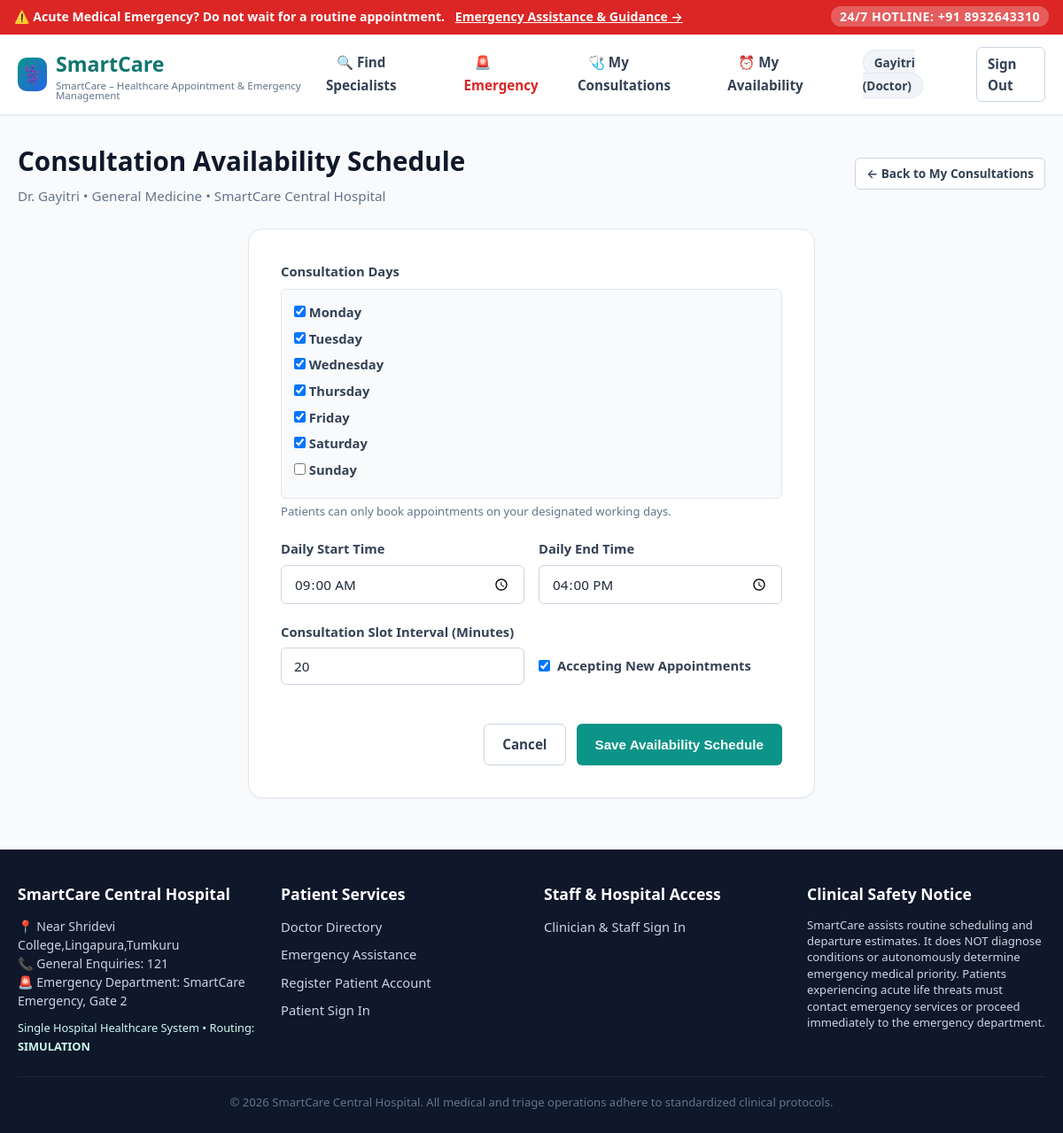
The app's page /doctor/availability/ (signed in) with its own data.
### core/models.py (models this page shows, shortened)
class User(AbstractUser):
    ROLE_CHOICES = (
        ('patient', 'Patient'),
        ('doctor', 'Doctor'),
        ('staff', 'Clinical Staff'),
        ('admin', 'Administrator'),
    )
    role = models.CharField(max_length=20, choices=ROLE_CHOICES, default='patient')
    contact_number = models.CharField(max_length=20, blank=True)
    @property
    def is_patient(self):
        return self.role == 'patient'
    @property
    def is_doctor(self):
        return self.role == 'doctor'
    @property
    def is_clinical_staff(self):
        return self.role in ['staff', 'admin'] or self.is_staff or self.is_superuser
    @property
    def is_admin(self):
        return self.role == 'admin' or self.is_staff or self.is_superuser

class DoctorProfile(models.Model):
    SPECIALIZATION_CHOICES = (
        ('General Medicine', 'General Medicine'),
        ('Cardiology', 'Cardiology'),
        ('Neurology', 'Neurology'),
        ('Dermatology', 'Dermatology'),
        ('Orthopedics', 'Orthopedics'),
        ('Pediatrics', 'Pediatrics'),
        ('Ophthalmology', 'Ophthalmology'),
        ('Gastroenterology', 'Gastroenterology'),
        ('Pulmonology', 'Pulmonology'),
        ('Emergency Medicine', 'Emergency Medicine'),
        ('ENT / Otorhinolaryngology', 'ENT / Otorhinolaryngology'),
        ('Psychiatry', 'Psychiatry'),
    )
    user = models.OneToOneField(User, on_delete=models.CASCADE, related_name='doctor_profile')
    specialization = models.CharField(max_length=100, choices=SPECIALIZATION_CHOICES, default='General Medicine')
    qualification = models.CharField(max_length=150)
    registration_number = models.CharField(max_length=50, unique=True)
    experience_years = models.PositiveIntegerField(default=1)
    hospital_name = models.CharField(max_length=150, default="SmartCare Central Hospital")
    hospital_address = models.CharField(max_length=255, default="100 Healthcare Blvd, Metro City")
    hospital_lat = models.FloatField(default=12.971598)
    hospital_lng = models.FloatField(default=77.594562)
    consultation_fee = models.DecimalField(max_digits=10, decimal_places=2, default=500.00)
    available_days = models.CharField(max_length=150, default="Mon,Tue,Wed,Thu,Fri", help_text="Comma-separated working days e.g. Mon,Tue,Wed,Thu,Fri")
    availability_summary = models.CharField(max_length=200, default="Mon - Fri, 09:00 AM - 05:00 PM")
    slot_duration_minutes = models.PositiveIntegerField(default=30)
    work_start_time = models.TimeField(default="09:00:00")
    work_end_time = models.TimeField(default="17:00:00")
    is_active = models.BooleanField(default=True, help_text="Active doctors are displayed in search and available for appointments")
    is_accepting_emergencies = models.BooleanField(default=True)
    created_at = models.DateTimeField(auto_now_add=True)
    updated_at = models.DateTimeField(auto_now=True)

### core/views.py (the view)
# urls.py: path('doctor/availability/', views.doctor_manage_availability_view, name='doctor_availability'),
@login_required
@doctor_required
def doctor_manage_availability_view(request):
    doctor = request.user.doctor_profile
    if request.method == 'POST':
        form = DoctorAvailabilityForm(request.POST, instance=doctor)
        if form.is_valid():
            form.save()
            messages.success(request, "Your consultation availability schedule has been updated.")
            return redirect('doctor_dashboard')
    else:
        form = DoctorAvailabilityForm(instance=doctor)
    return render(request, 'doctor_availability.html', {
        'form': form,
        'doctor': doctor
    })

### core/views.py (called while the page is built)
def doctor_required(view_func):
    @wraps(view_func)
    def _wrapped_view(request, *args, **kwargs):
        if not request.user.is_authenticated:
            return redirect('login')
        if not request.user.is_doctor:
            messages.error(request, "Access restricted: This area is reserved for medical clinicians.")
            return redirect('dashboard_redirect')
        return view_func(request, *args, **kwargs)
    return _wrapped_view

### templates/doctor_availability.html (shortened to what this page needs)
{% extends 'base.html' %}
{% load static %}
{% block content %}
<div class="dashboard-header">
  <div>
    <h1>Consultation Availability Schedule</h1>
    <p class="dashboard-subtitle">
      Dr. {{ doctor.user.get_full_name }} &bull; {{ doctor.specialization }} &bull; {{ DEFAULT_HOSPITAL_NAME }}
    </p>
  </div>
  <a href="{% url 'doctor_dashboard' %}" class="btn btn-outline btn-sm">&larr; Back to My Consultations</a>
</div>
<div class="form-card">
  <form method="POST" novalidate>
    <div class="form-group">
      <label style="margin-bottom:8px;">Consultation Days</label>
      <div style="display:flex; gap:16px; flex-wrap:wrap; background:var(--slate-50); padding:14px; border-radius:var(--radius-sm); border:1px solid var(--slate-200);">
        {{ form.available_days_list }}
      </div>
      <div class="form-help-text">Patients can only book appointments on your designated working days.</div>
    </div>
    <div class="form-row">
      <div class="form-group">
        <label for="{{ form.work_start_time.id_for_label }}">Daily Start Time</label>
        {{ form.work_start_time }}
      </div>
      <div class="form-group">
        <label for="{{ form.work_end_time.id_for_label }}">Daily End Time</label>
        {{ form.work_end_time }}
      </div>
    </div>
    <div class="form-row">
      <div class="form-group">
        <label for="{{ form.slot_duration_minutes.id_for_label }}">Consultation Slot Interval (Minutes)</label>
        {{ form.slot_duration_minutes }}
      </div>
      <div class="form-group" style="display:flex; align-items:center; gap:8px; margin-top:28px;">
        {{ form.is_active }}
        <label for="{{ form.is_active.id_for_label }}" style="margin-bottom:0; cursor:pointer;">
          Accepting New Appointments
        </label>
      </div>
    </div>
    <div style="margin-top:24px; display:flex; justify-content:flex-end; gap:12px;">
      <a href="{% url 'doctor_dashboard' %}" class="btn btn-outline">Cancel</a>
      <button type="submit" class="btn btn-primary">
        Save Availability Schedule
      </button>
    </div>
  </form>
</div>
{% endblock %}

### templates/base.html (shortened to what this page needs)
{% load static %}
<!DOCTYPE html>
<html lang="en">
<head>
  <link rel="stylesheet" href="{% static 'css/style.css' %}">
  <link rel="stylesheet" href="{% static 'css/dashboard.css' %}">
  <link rel="stylesheet" href="{% static 'css/forms.css' %}">
</head>
<body>
  <div class="emergency-top-bar">
    <div>
      <span>⚠️ Acute Medical Emergency?</span>
      <strong>Do not wait for a routine appointment.</strong>
      <a href="{% url 'emergency_advisory' %}">Emergency Assistance & Guidance &rarr;</a>
    </div>
    <div>
      <span class="emergency-call">24/7 HOTLINE: +91 8932643310</span>
    </div>
  </div>
  <header>
    <div class="navbar">
      <a href="{% url 'home' %}" class="brand">
        <span class="brand-icon">⚕️</span>
        <div>
          <span>{{ APP_NAME }}</span>
          <span style="display:block; font-size:0.72rem; font-weight:500; color:var(--slate-500); line-height:1;">
            SmartCare – Healthcare Appointment & Emergency Management
          </span>
        </div>
      </a>
      <nav>
        <ul class="nav-links">
          <li><a href="{% url 'find_doctors' %}">🔍 Find Specialists</a></li>
          <li><a href="{% url 'emergency_advisory' %}" style="color:#dc2626; font-weight:700;">🚨 Emergency</a></li>
          {% if user.is_authenticated %}
            {% if user.is_patient %}
              <li><a href="{% url 'patient_dashboard' %}">📋 My Appointments</a></li>
            {% elif user.is_doctor %}
              <li><a href="{% url 'doctor_dashboard' %}">🩺 My Consultations</a></li>
              <li><a href="{% url 'doctor_availability' %}">⏰ My Availability</a></li>
            {% endif %}
            <li>
              <span class="user-nav-badge">
                {{ user.get_full_name|default:user.username }}
                {% if user.is_doctor %}(Doctor)
                {% elif is_hospital_admin %}(Hospital Admin)
                {% elif is_clinical_staff %}(Clinical Staff)
                {% else %}(Patient){% endif %}
              </span>
            </li>
            <li><a href="{% url 'logout' %}" class="btn btn-sm btn-outline">Sign Out</a></li>
          {% else %}
            <li><a href="{% url 'patient_login' %}">👤Patient Login</a></li>
            <li><a href="{% url 'doctor_login' %}">🩺Doctor Login</a></li>
            <li><a href="{% url 'admin_login' %}">🏥Admin Login</a></li>
            <li><a href="{% url 'patient_register' %}" class="btn btn-sm btn-primary">Register as Patient</a></li>
          {% endif %}
        </ul>
      </nav>
    </div>
  </header>
  <main>
    <div class="container">
      {% block content %}{% endblock %}
    </div>
  </main>
  <footer>
    <div class="footer-container">
      <div class="footer-col">
        <h4>{{ DEFAULT_HOSPITAL_NAME }}</h4>
        <p style="color:var(--slate-400); font-size:0.88rem; line-height:1.5;">
          📍 Near Shridevi College,Lingapura,Tumkuru<br>
          📞 General Enquiries: 121<br>
          🚨 Emergency Department: SmartCare Emergency, Gate 2
        </p>
        <p style="margin-top:10px; font-size:0.8rem; color:var(--primary-teal-light);">
          Single Hospital Healthcare System &bull; Routing: <strong>{{ ROUTING_PROVIDER|upper }}</strong>
        </p>
      </div>
      <div class="footer-col">
        <h4>Patient Services</h4>
        <ul>
          <li><a href="{% url 'find_doctors' %}">Doctor Directory</a></li>
          <li><a href="{% url 'emergency_advisory' %}">Emergency Assistance</a></li>
          <li><a href="{% url 'patient_register' %}">Register Patient Account</a></li>
          <li><a href="{% url 'login' %}">Patient Sign In</a></li>
        </ul>
      </div>
      <div class="footer-col">
        <h4>Staff & Hospital Access</h4>
        <ul>
          <li><a href="{% url 'login' %}">Clinician & Staff Sign In</a></li>
        </ul>
      </div>
      <div class="footer-col">
        <h4>Clinical Safety Notice</h4>
        <p style="font-size:0.82rem; color:var(--slate-400); line-height:1.4;">
          SmartCare assists routine scheduling and departure estimates. It does NOT diagnose conditions or autonomously determine emergency medical priority. Patients experiencing acute life threats must contact emergency services or proceed immediately to the emergency department.
        </p>
      </div>
    </div>
    <div class="footer-bottom">
      &copy; 2026 {{ DEFAULT_HOSPITAL_NAME }}. All medical and triage operations adhere to standardized clinical protocols.
    </div>
  </footer>
</body>
</html>

### static/css/style.css (style rules this page uses)
:root { --primary-teal: #0d9488; --primary-teal-dark: #0f766e; --primary-teal-light: #ccfbf1; --primary-blue: #2563eb; --primary-blue-dark: #1d4ed8; --primary-blue-light: #dbeafe; --slate-900: #0f172a; --slate-800: #1e293b; --slate-700: #334155; --slate-600: #475569; --slate-500: #64748b; --slate-300: #cbd5e1; --slate-200: #e2e8f0; --slate-100: #f1f5f9; --slate-50: #f8fafc; --white: #ffffff; --priority-1-critical: #dc2626; --priority-1-bg: #fef2f2; --priority-1-border: #f87171; --priority-2-urgent: #d97706; --priority-2-bg: #fffbeb; --priority-2-border: #fbbf24; --priority-3-less: #059669; --priority-3-bg: #ecfdf5; --priority-3-border: #34d399; --shadow-sm: 0 1px 2px 0 rgb(0 0 0 / 0.05); --shadow-md: 0 4px 6px -1px rgb(0 0 0 / 0.1), 0 2px 4px -2px rgb(0 0 0 / 0.1); --shadow-lg: 0 10px 15px -3px rgb(0 0 0 / 0.1), 0 4px 6px -4px rgb(0 0 0 / 0.1); --radius-sm: 6px; --radius-md: 10px; --radius-lg: 16px; --font-sans: system-ui, -apple-system, BlinkMacSystemFont, 'Segoe UI', Roboto, Helvetica, Arial, sans-serif; }
* { box-sizing: border-box; margin: 0; padding: 0; }
body { font-family: var(--font-sans); background-color: var(--slate-50); color: var(--slate-800); line-height: 1.6; min-height: 100vh; display: flex; flex-direction: column; }
.emergency-top-bar { background: #dc2626; color: #ffffff; padding: 8px 16px; font-size: 0.88rem; font-weight: 600; display: flex; justify-content: space-between; align-items: center; text-align: center; }
.emergency-top-bar a { color: #ffffff; text-decoration: underline; margin-left: 8px; }
.emergency-top-bar .emergency-call { background: rgba(255,255,255,0.25); padding: 2px 10px; border-radius: 9999px; font-weight: 700; letter-spacing: 0.5px; }
header { background: var(--white); border-bottom: 1px solid var(--slate-200); position: sticky; top: 0; z-index: 100; box-shadow: var(--shadow-sm); }
.navbar { max-width: 1240px; margin: 0 auto; padding: 14px 20px; display: flex; justify-content: space-between; align-items: center; }
.brand { display: flex; align-items: center; gap: 10px; text-decoration: none; font-size: 1.45rem; font-weight: 800; color: var(--primary-teal-dark); }
.brand-icon { background: linear-gradient(135deg, var(--primary-teal), var(--primary-blue)); color: var(--white); width: 38px; height: 38px; border-radius: 10px; display: flex; align-items: center; justify-content: center; font-size: 1.25rem; }
.nav-links { display: flex; align-items: center; gap: 16px; list-style: none; }
.nav-links a { text-decoration: none; color: var(--slate-700); font-weight: 600; font-size: 0.95rem; padding: 6px 12px; border-radius: var(--radius-sm); transition: all 0.2s ease; }
.user-nav-badge { background: var(--slate-100); border: 1px solid var(--slate-200); padding: 4px 12px; border-radius: 9999px; font-size: 0.85rem; font-weight: 600; color: var(--slate-700); }
main { flex: 1; padding: 28px 20px; }
.container { max-width: 1240px; margin: 0 auto; }
.btn { display: inline-flex; align-items: center; justify-content: center; gap: 8px; padding: 10px 20px; font-size: 0.95rem; font-weight: 600; border-radius: var(--radius-sm); border: 1px solid transparent; cursor: pointer; text-decoration: none; transition: all 0.2s ease; }
.btn-primary { background-color: var(--primary-teal); color: var(--white); }
.btn-outline { border-color: var(--slate-300); background-color: var(--white); color: var(--slate-700); }
.btn-sm { padding: 6px 12px; font-size: 0.85rem; }
footer { background: var(--slate-900); color: var(--slate-300); padding: 36px 20px 24px; margin-top: auto; font-size: 0.92rem; }
.footer-container { max-width: 1240px; margin: 0 auto; display: grid; grid-template-columns: repeat(auto-fit, minmax(240px, 1fr)); gap: 28px; margin-bottom: 24px; }
.footer-col h4 { color: var(--white); font-size: 1.1rem; margin-bottom: 12px; }
.footer-col ul { list-style: none; }
.footer-col ul li { margin-bottom: 8px; }
.footer-col a { color: var(--slate-300); text-decoration: none; transition: color 0.2s; }
.footer-bottom { max-width: 1240px; margin: 0 auto; padding-top: 18px; border-top: 1px solid var(--slate-800); text-align: center; font-size: 0.82rem; color: var(--slate-500); }

### static/css/dashboard.css (style rules this page uses)
.dashboard-header { display: flex; justify-content: space-between; align-items: center; margin-bottom: 24px; flex-wrap: wrap; gap: 16px; }
.dashboard-header h1 { font-size: 1.85rem; font-weight: 800; color: var(--slate-900); }
.dashboard-subtitle { color: var(--slate-500); font-size: 0.95rem; margin-top: 4px; }

### records on screen
User: get_full_name "Gayitri"
DoctorProfile: user.get_full_name "Gayitri", specialization "General Medicine", hospital_name "SmartCare Central Hospital", work_start_time "09:00:00", work_end_time "16:00:00", slot_duration_minutes "20", is_active "☑"

### other values on screen
{{ APP_NAME }} "SmartCare"
{{ ROUTING_PROVIDER|upper }} "SIMULATION"
